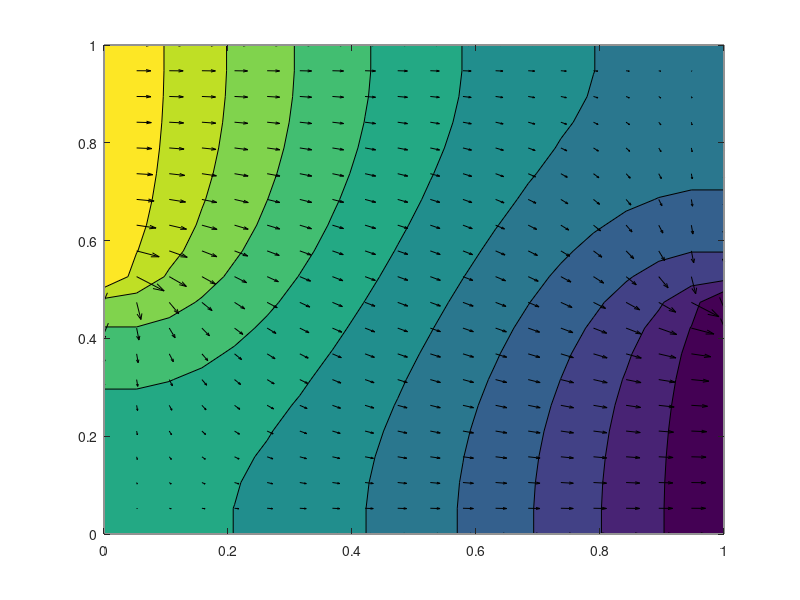

This figure's MATLAB source:
% clear; clc

% Given:

% V = <u,v,0>
% u = -partial(phi,x)
% v = -partial(phi,y)

% partial(partial(phi,x),x) + partial(partial(phi,y),y) = 0

% BCs:
%     Neumann:
%     {x=[0,L],y=0,L}: partial(phi,y) = 0
%     {x=0,y=[0,L/2]}: partial(phi,x) = 0
%     {x=L,y=[L/2,L]}: partial(phi,x) = 0
%     Dirichlet:
%     {x=0,y=[L/2,L]}: phi = 10
%     {x=L,y=[0,L/2]}: phi = 0

L = 1;
N = 20;
A = zeros(N^2,N^2);
B = zeros(N^2,1);

delta = L/N;

% Apply second derivative approximation to all internal points
for j=2:N-1
	for i=2:N-1
		A(N*(j-1)+i,N*(j-1)+i) = -4;
		A(N*(j-1)+i,N*(j-1)+i-1) = 1;
		A(N*(j-1)+i,N*(j-1)+i+1) = 1;
		A(N*(j-1)+i,N*(j-1)+i-N) = 1;
		A(N*(j-1)+i,N*(j-1)+i+N) = 1;
	end
end

% Apply first derivative approximation to no slip boundaries (Neumann BCs)
j = 1;
for i=1:N-1
	A(N*(j-1)+i,N*(j-1)+i) = 1;
	A(N*(j-1)+i,N*(j-1)+i+N) = -1;
end
j = N;
for i=2:N
	A(N*(j-1)+i,N*(j-1)+i) = 1;
	A(N*(j-1)+i,N*(j-1)+i-N) = -1;
end

i = 1;
for j=2:N/2
	A(N*(j-1)+i,N*(j-1)+i) = 1;
	A(N*(j-1)+i,N*(j-1)+i+1) = -1;
end
i = N;
for j=N/2+1:N-1
	A(N*(j-1)+i,N*(j-1)+i) = 1;
	A(N*(j-1)+i,N*(j-1)+i-1) = -1;
end

% Apply input boundary conditions (Dirichlet BCs)
i = 1;
for j=N/2+1:N
	A(N*(j-1)+i,N*(j-1)+i) = 1;
	B(N*(j-1)+i) = 10;
end
i = N;
for j=1:N/2
	A(N*(j-1)+i,N*(j-1)+i) = 1;
	B(N*(j-1)+i) = 0;
end

% Solve for potential
phi_vert = inv(A)*B;

% Reshape potential matrix
phi = zeros(N,N);
for i=1:N
	for j=1:N
		phi(i,j) = phi_vert(N*(i-1)+j);
	end
end

% Plot potential
x = linspace(0,L,N);
y = linspace(0,L,N);
contourf(x,y,phi);
hold on;

% Solve for internal points' velocities using central difference approximation
u = zeros(N,N);
v = zeros(N,N);

for j=1:N
	for i=2:N-1
		v(i,j) = -(phi(i+1,j)-phi(i-1,j))/(2*delta);
	end
end
for j=2:N-1
	for i=1:N
		u(i,j) = -(phi(i,j+1)-phi(i,j-1))/(2*delta);
	end
end

% Plot velocity
quiver(x,y,u,v,'k');
drawnow;

wait = input("Press Enter to Exit.");
